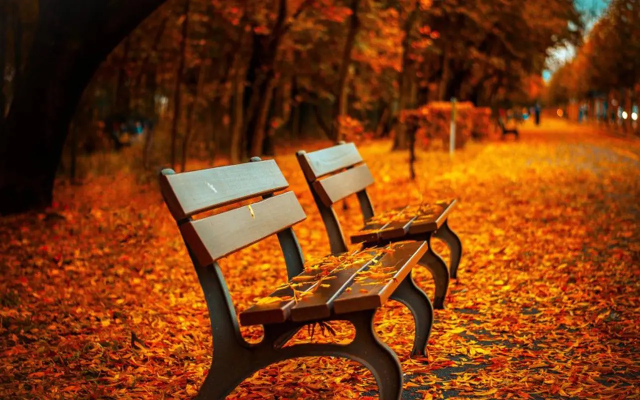
#> input picture pythonProject/python_study03/img.png, 1280 x 800 px (shown at 1/2 size)
$ jupyter execute --allow-errors numpy_study.ipynb
#> lines starting #> are read from the running program, lines starting #| are printed output that depends on the picture
[cell 1]
import numpy as np

[cell 2]
import cv2

[cell 3]
img= cv2.imread("img.png")
#> img is the input picture: shape (800, 1280, 3); mean B, G, R 16.9, 57.6, 122.8
cv2.imshow('src',img)
print(img.shape)
#| (800, 1280, 3)

[cell 4]
img= cv2.imread("img.png")
cv2.imshow('src',img)
print(img.shape)
#| (800, 1280, 3)
img= cv2.imread("img.png")
cv2.imshow('src',img)
print(img.shape)
#| (800, 1280, 3)
print(img.size)
#| 3072000
print(img.dtype)
#| uint8
print(img)
#> (printed output is left out)
cv2.waitKey()

[cell 5]
cv2.waitKey()

[cell 6]
print(img)
#> (printed output is left out)

[cell 7]
print(img.shape)
#| (800, 1280, 3)
img = img.transpose(2,0,1)
img

[cell 8]
img.shape
#> Out = (3, 800, 1280)

[cell 9]
img = np.expand_dims(img,axis=0)
img.shape
#> Out = (1, 3, 800, 1280)

[cell 10]
# 图片的归一化
img2 = cv2.imread("img.png")
img2 = img2.astype("float")/255.0
print(img2.dtype)
#| float64
img

[cell 11]
# 存储图片
cv2.imwrite('test1.jpg',img2)
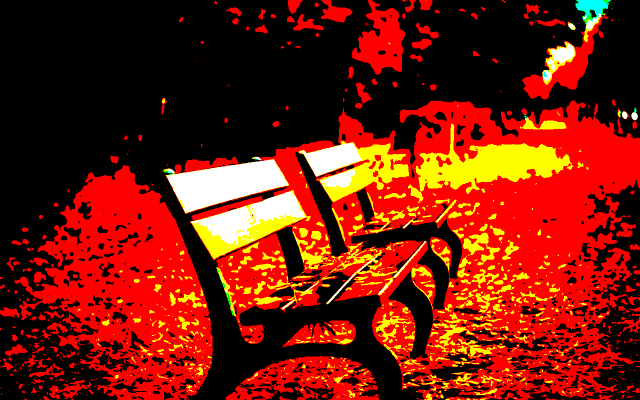
#> saved as test1.jpg: shape (800, 1280, 3) (shown at 1/2 size); mean B, G, R 0.0333, 0.108, 0.466; drawn with 1 as white
img2 = img2*255
cv2.imwrite('test2.jpg',img2)
#> Out = True

[cell 12]
# opencv读入的矩阵是BGR,如果想转为RGB,可以这么转
img3 = cv2.imread("img.png")
img3 = cv2.cvtColor(img3,cv2.COLOR_BGR2RGB)
# 访问像素
print(img3[10,10])
#| [26 18 10]
img3[10,10] = [255,255,255]
#> img3: shape (800, 1280, 3); mean R, G, B 122.8, 57.6, 16.9
print(img3[10,10])
#| [255 255 255]

[cell 13]
# ROI操作
roi = img3[200:550,100:450,:]
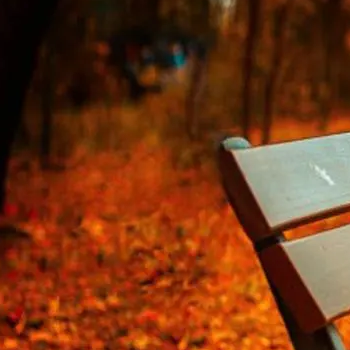
#> roi: shape (350, 350, 3); mean R, G, B 112.7, 52.6, 20.9
cv2.imshow('roi',roi)
cv2.waitKey()

[cell 14]
# 分离通道
img5 = cv2.imread('img.png')
b,g,r = cv2.split(img5)
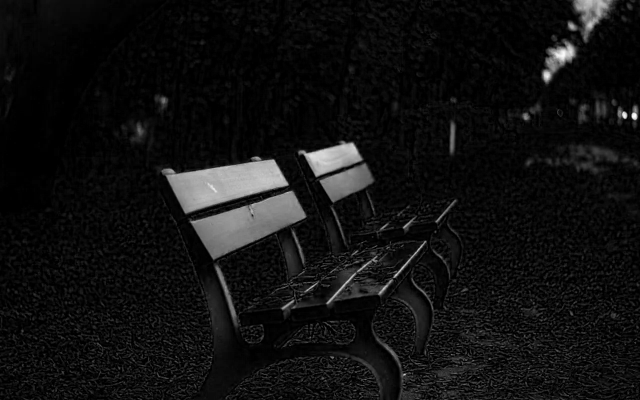
#> b: shape (800, 1280) (shown at 1/2 size); min 0, max 255, mean 16.9
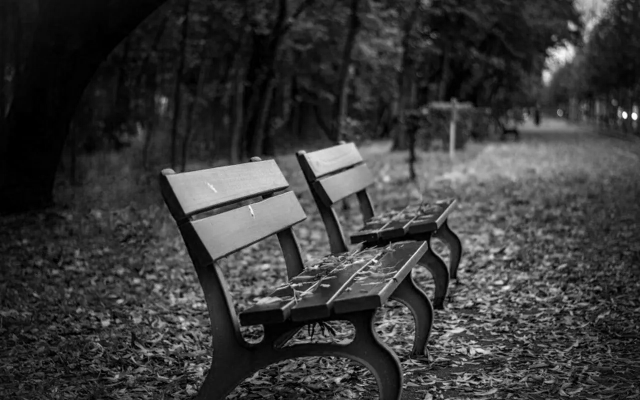
#> g: shape (800, 1280) (shown at 1/2 size); min 0, max 255, mean 57.6
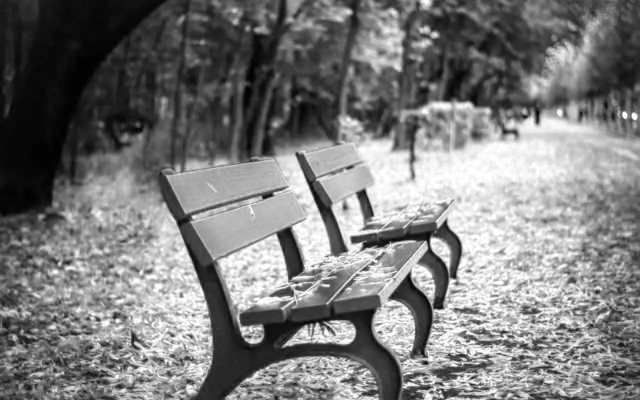
#> r: shape (800, 1280) (shown at 1/2 size); min 0, max 255, mean 122.8
# 合并通道
img5 = cv2.merge((b,g,r))
# 也可以不拆分
img5[:,:,2] =0 #将红色通道值全部设置为0
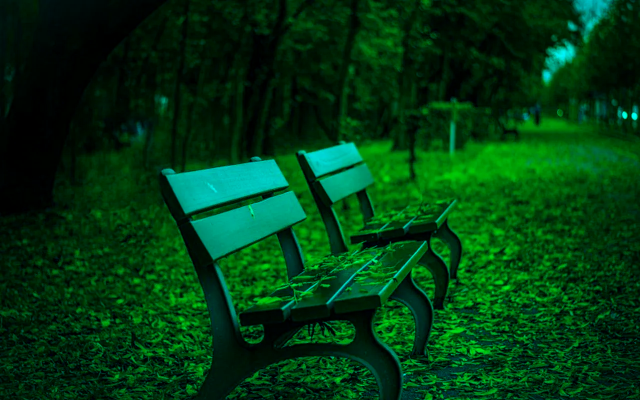
#> img5: shape (800, 1280, 3) (shown at 1/2 size); mean B, G, R 16.9, 57.6, 0

#> (a cell that did not finish here is left out)

[cell 16]
points = np.arange(-5,5,0.01)
ps,py = np.meshgrid(points,points)
py

[cell 17]
z= np.sqrt(ps**2+py**2)
import matplotlib.pyplot as plt
plt.imshow(z,cmap=plt.cm.gray);plt.colorbar
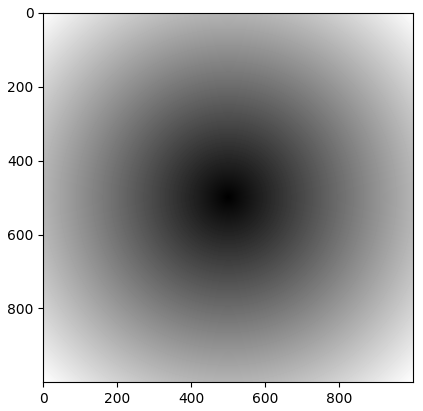
#> figure drawn by matplotlib, 1 panel

[cell 18]
plt.title("Image plot of $\sqrt{x^2+y^2}$ for a grid of values")
plt.imshow(z,cmap=plt.cm.gray);plt.colorbar
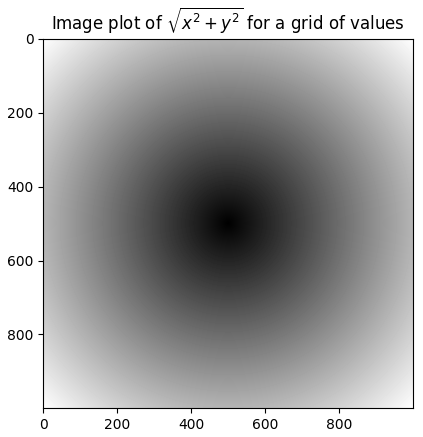
#> figure drawn by matplotlib, 1 panel

[cell 19]
np.ones(3)

[cell 20]
# 随机漫步
import random
position=0
walk = [position]
steps=1000
for step in range(steps):
    step=1 if random.randint(0,1) else -1
    position+=step
    walk.append(position)
plt.plot(walk[:100])
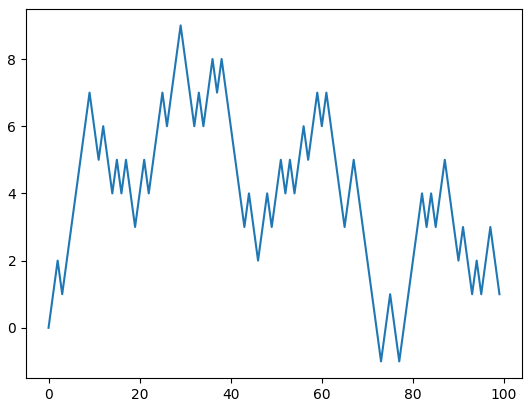
#> figure drawn by matplotlib, 1 panel; curve peaks at x = 29, y = 9
